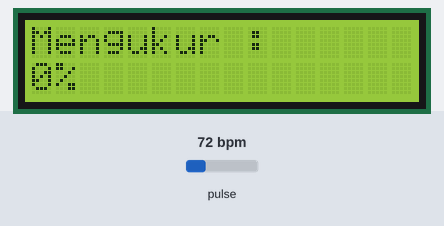
Simulated run of this sketch. Board: Arduino Uno, built with avr-gcc and run on an emulated ATmega328P. Shown: 16×2 character LCD. The inputs (shaded band) are chosen by the test bench; at power-on: pulse 72 bpm. What the sketch prints to the serial monitor is not drawn.

Above: at 0.74 s.
At 4.06 s:
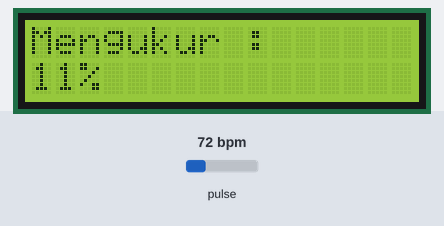
At 7.66 s:
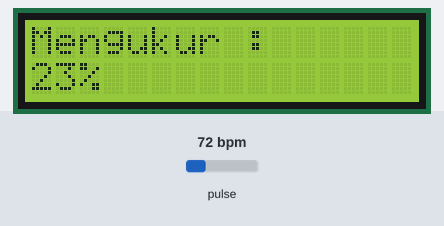
At 14.86 s:
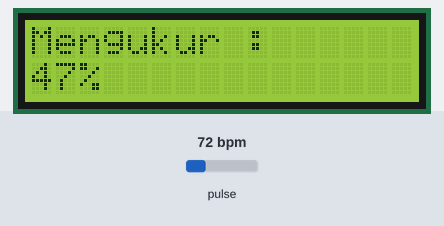
At 22.36 s:
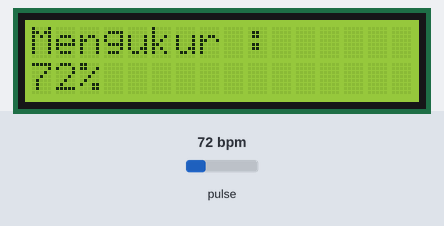
At 30.7 s:
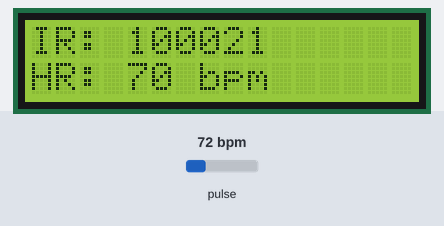

The sketch:

lcd.ino
```cpp
#include <Wire.h>
#include <LiquidCrystal_I2C.h>
#include "MAX30105.h"
#include "heartRate.h"

MAX30105 particleSensor;
LiquidCrystal_I2C lcd(0x27, 16, 2);

const byte RATE_SIZE = 4;
byte rates[RATE_SIZE];
byte irValues[RATE_SIZE];
byte rateSpot = 0;
long lastBeat = 0;

float beatsPerMinute;
int beatAvg;
uint64_t irAvg;
bool fingerDetected = false;

unsigned long interval;
int avgir, avgbpm;
bool tampilkan_hasil;

void setup() {
  Serial.begin(115200);
  Serial.println("Initializing...");
  lcd.init();
  lcd.backlight();
  if (!particleSensor.begin(Wire)) {
    Serial.println("MAX30105 tidak terdeteksi. Mohon periksa wiring/power.");
    while (1);
  }

  Serial.println("Letakkan jari di sensor dengan tekanan stabil.");

  byte ledBrightness = 45;
  particleSensor.setup(ledBrightness);
  particleSensor.setPulseAmplitudeRed(0x96);
  particleSensor.setPulseAmplitudeGreen(0xff);
}

void loop() {
  long irValue = particleSensor.getIR();

  if (irValue > 50000 && !fingerDetected) {
    delay(500);
    particleSensor.setPulseAmplitudeRed(64);
    fingerDetected = true;
    beatsPerMinute = 0;
    beatAvg = 0;
    irAvg = 0;
    interval = millis();
  }
  else if(irValue <= 50000 && fingerDetected){
    delay(500);
    particleSensor.setPulseAmplitudeRed(0x06);
    fingerDetected = false;
  }

  if (fingerDetected) {
    if(millis() - interval <= 30000) {
      tampilkan_hasil = false;

      irValues[rateSpot] = irValue;

      if (checkForBeat(irValue) == true) {
        long delta = millis() - lastBeat;
        lastBeat = millis();

        beatsPerMinute = 60 / (delta / 1000.0);

        if (beatsPerMinute < 180 && beatsPerMinute > 50) {
          rates[rateSpot] = (byte)beatsPerMinute;
          rateSpot = (rateSpot + 1) % RATE_SIZE;

          beatAvg = 0;
          for (byte x = 0; x < RATE_SIZE; x++) {
            beatAvg += rates[x];
          }
          beatAvg /= RATE_SIZE;

          irAvg = 0;
          for (byte x = 0; x < RATE_SIZE; x++) {
            irAvg += irValue;
          }
          irAvg /= RATE_SIZE;
        }
      }
       int progress = map(millis() - interval, 0, 30000, 0, 100);
       lcd.setCursor(0, 0);
       lcd.print("Mengukur : ");
       lcd.setCursor(0, 1);
       lcd.print(progress);
       lcd.print("%");
    }
    else {
      tampilkan_hasil = true;
      avgbpm = beatAvg;
      avgir = irAvg;
    }
  }

  if(tampilkan_hasil){
    Serial.print("IR: ");
    Serial.println(irAvg);
    Serial.print("BPM: ");
    Serial.println(beatAvg);
    lcd.clear();
    lcd.setCursor(0, 0);
    lcd.print("IR: ");
    lcd.print(irAvg);
    lcd.setCursor(0, 1);
    lcd.print("HR: ");
    lcd.print(beatAvg);
    lcd.print(" bpm");
    delay(7000);
  }
  else {
    Serial.print("IR=");
    Serial.print(irValue);
    Serial.print(", BPM=");
    Serial.print(beatsPerMinute);
    Serial.print(", Avg BPM=");
    Serial.print(beatAvg);
    Serial.print(", Avg IR=");
    Serial.print(irAvg);

    if (!fingerDetected)
      Serial.print(" (No finger detected)");

    Serial.println();
  }
}
```
